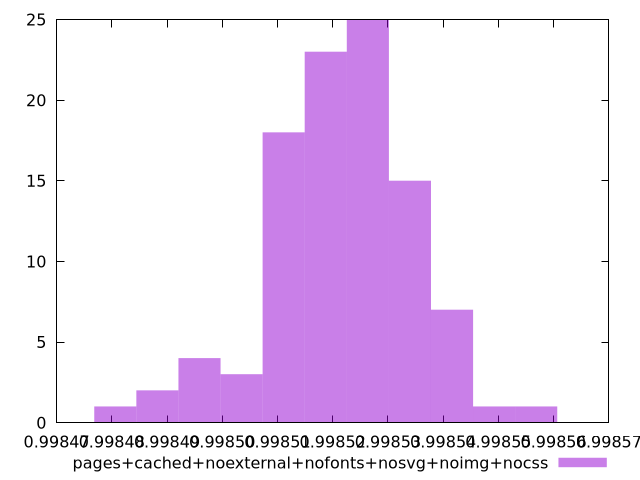

This chart was generated by the following gnuplot code:
$_pagesCachedNoexternalNofontsNosvgNoimgNocss <<EOF
0.9985263553416781 25
0.998518734399291 23
0.9985339762840654 15
0.9985111134569037 18
0.9985415972264525 7
0.998556839111227 1
0.9984958715721293 4
0.9985034925145165 3
0.9984882506297421 2
0.9985492181688398 1
0.9984806296873548 1
EOF
set key outside below
set terminal pngcairo
set output "report_00005_2020-11-02T22-26-11.212Z/speed-index/pages+cached+noexternal+nofonts+nosvg+noimg+nocss//hist.png"
set yrange [0:25]
set boxwidth 0.000007620942387209047
set style fill transparent solid 0.5 noborder
plot $_pagesCachedNoexternalNofontsNosvgNoimgNocss title "pages+cached+noexternal+nofonts+nosvg+noimg+nocss" with boxes ,
